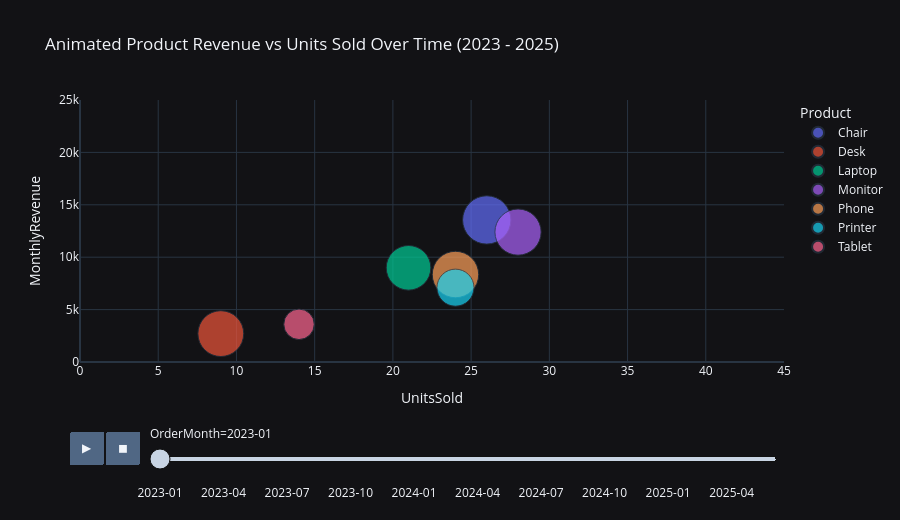

Notebook code cell kept with this figure:
### Code cell
# 9.2 Animated Product Performance Evolution Over Time
df_anim = df.groupby(['OrderMonth', 'Product']).agg(
    MonthlyRevenue=('TotalPrice', 'sum'),
    UnitsSold=('Quantity', 'sum'),
    AvgAOV=('TotalPrice', 'mean')
).reset_index().sort_values(by='OrderMonth')

fig = px.scatter(
    df_anim, x='UnitsSold', y='MonthlyRevenue',
    animation_frame='OrderMonth', animation_group='Product',
    size='AvgAOV', color='Product', hover_name='Product',
    size_max=40, range_x=[0, 45], range_y=[0, 25000],
    title="Animated Product Revenue vs Units Sold Over Time (2023 - 2025)",
    template='plotly_dark', height=520
)
fig.update_layout(paper_bgcolor='#121215', plot_bgcolor='#121215')
fig.show()

### Figure 1 — Plotly figure (JSON) as saved in the notebook; plotly's stock layout.template omitted (floating-point values rounded to 4 significant figures)
{"data": [{"hovertemplate": "<b>%{hovertext}</b><br><br>Product=Chair<br>OrderMonth=2023-01<br>UnitsSold=%{x}<br>MonthlyRevenue=%{y}<br>AvgAOV=%{marker.size}<extra></extra>", "hovertext": ["Chair"], "ids": ["Chair"], "legendgroup": "Chair", "marker": {"color": "#636efa", "size": [1506.0], "sizemode": "area", "sizeref": 1.289, "symbol": "circle"}, "mode": "markers", "name": "Chair", "orientation": "v", "showlegend": true, "type": "scatter", "x": [26], "xaxis": "x", "y": [13560.0], "yaxis": "y"}, {"hovertemplate": "<b>%{hovertext}</b><br><br>Product=Desk<br>OrderMonth=2023-01<br>UnitsSold=%{x}<br>MonthlyRevenue=%{y}<br>AvgAOV=%{marker.size}<extra></extra>", "hovertext": ["Desk"], "ids": ["Desk"], "legendgroup": "Desk", "marker": {"color": "#EF553B", "size": [1354.0], "sizemode": "area", "sizeref": 1.289, "symbol": "circle"}, "mode": "markers", "name": "Desk", "orientation": "v", "showlegend": true, "type": "scatter", "x": [9], "xaxis": "x", "y": [2708.0], "yaxis": "y"}, {"hovertemplate": "<b>%{hovertext}</b><br><br>Product=Laptop<br>OrderMonth=2023-01<br>UnitsSold=%{x}<br>MonthlyRevenue=%{y}<br>AvgAOV=%{marker.size}<extra></extra>", "hovertext": ["Laptop"], "ids": ["Laptop"], "legendgroup": "Laptop", "marker": {"color": "#00cc96", "size": [1284.0], "sizemode": "area", "sizeref": 1.289, "symbol": "circle"}, "mode": "markers", "name": "Laptop", "orientation": "v", "showlegend": true, "type": "scatter", "x": [21], "xaxis": "x", "y": [8987.0], "yaxis": "y"}, {"hovertemplate": "<b>%{hovertext}</b><br><br>Product=Monitor<br>OrderMonth=2023-01<br>UnitsSold=%{x}<br>MonthlyRevenue=%{y}<br>AvgAOV=%{marker.size}<extra></extra>", "hovertext": ["Monitor"], "ids": ["Monitor"], "legendgroup": "Monitor", "marker": {"color": "#ab63fa", "size": [1378.0], "sizemode": "area", "sizeref": 1.289, "symbol": "circle"}, "mode": "markers", "name": "Monitor", "orientation": "v", "showlegend": true, "type": "scatter", "x": [28], "xaxis": "x", "y": [12400.0], "yaxis": "y"}, {"hovertemplate": "<b>%{hovertext}</b><br><br>Product=Phone<br>OrderMonth=2023-01<br>UnitsSold=%{x}<br>MonthlyRevenue=%{y}<br>AvgAOV=%{marker.size}<extra></extra>", "hovertext": ["Phone"], "ids": ["Phone"], "legendgroup": "Phone", "marker": {"color": "#FFA15A", "size": [1391.0], "sizemode": "area", "sizeref": 1.289, "symbol": "circle"}, "mode": "markers", "name": "Phone", "orientation": "v", "showlegend": true, "type": "scatter", "x": [24], "xaxis": "x", "y": [8348.0], "yaxis": "y"}, {"hovertemplate": "<b>%{hovertext}</b><br><br>Product=Printer<br>OrderMonth=2023-01<br>UnitsSold=%{x}<br>MonthlyRevenue=%{y}<br>AvgAOV=%{marker.size}<extra></extra>", "hovertext": ["Printer"], "ids": ["Printer"], "legendgroup": "Printer", "marker": {"color": "#19d3f3", "size": [886.4], "sizemode": "area", "sizeref": 1.289, "symbol": "circle"}, "mode": "markers", "name": "Printer", "orientation": "v", "showlegend": true, "type": "scatter", "x": [24], "xaxis": "x", "y": [7092.0], "yaxis": "y"}, {"hovertemplate": "<b>%{hovertext}</b><br><br>Product=Tablet<br>OrderMonth=2023-01<br>UnitsSold=%{x}<br>MonthlyRevenue=%{y}<br>AvgAOV=%{marker.size}<extra></extra>", "hovertext": ["Tablet"], "ids": ["Tablet"], "legendgroup": "Tablet", "marker": {"color": "#FF6692", "size": [599.6], "sizemode": "area", "sizeref": 1.289, "symbol": "circle"}, "mode": "markers", "name": "Tablet", "orientation": "v", "showlegend": true, "type": "scatter", "x": [14], "xaxis": "x", "y": [3598.0], "yaxis": "y"}], "layout": {"height": 520, "legend": {"itemsizing": "constant", "title": {"text": "Product"}, "tracegroupgap": 0}, "paper_bgcolor": "#121215", "plot_bgcolor": "#121215", "sliders": [{"active": 0, "currentvalue": {"prefix": "OrderMonth="}, "len": 0.9, "pad": {"b": 10, "t": 60}, "steps": [{"args": [["2023-01"], {"frame": {"duration": 0, "redraw": false}, "fromcurrent": true, "mode": "immediate", "transition": {"duration": 0, "easing": "linear"}}], "label": "2023-01", "method": "animate"}, {"args": [["2023-02"], {"frame": {"duration": 0, "redraw": false}, "fromcurrent": true, "mode": "immediate", "transition": {"duration": 0, "easing": "linear"}}], "label": "2023-02", "method": "animate"}, {"args": [["2023-03"], {"frame": {"duration": 0, "redraw": false}, "fromcurrent": true, "mode": "immediate", "transition": {"duration": 0, "easing": "linear"}}], "label": "2023-03", "method": "animate"}, {"args": [["2023-04"], {"frame": {"duration": 0, "redraw": false}, "fromcurrent": true, "mode": "immediate", "transition": {"duration": 0, "easing": "linear"}}], "label": "2023-04", "method": "animate"}, {"args": [["2023-05"], {"frame": {"duration": 0, "redraw": false}, "fromcurrent": true, "mode": "immediate", "transition": {"duration": 0, "easing": "linear"}}], "label": "2023-05", "method": "animate"}, {"args": [["2023-06"], {"frame": {"duration": 0, "redraw": false}, "fromcurrent": true, "mode": "immediate", "transition": {"duration": 0, "easing": "linear"}}], "label": "2023-06", "method": "animate"}, {"args": [["2023-07"], {"frame": {"duration": 0, "redraw": false}, "fromcurrent": true, "mode": "immediate", "transition": {"duration": 0, "easing": "linear"}}], "label": "2023-07", "method": "animate"}, {"args": [["2023-08"], {"frame": {"duration": 0, "redraw": false}, "fromcurrent": true, "mode": "immediate", "transition": {"duration": 0, "easing": "linear"}}], "label": "2023-08", "method": "animate"}, {"args": [["2023-09"], {"frame": {"duration": 0, "redraw": false}, "fromcurrent": true, "mode": "immediate", "transition": {"duration": 0, "easing": "linear"}}], "label": "2023-09", "method": "animate"}, {"args": [["2023-10"], {"frame": {"duration": 0, "redraw": false}, "fromcurrent": true, "mode": "immediate", "transition": {"duration": 0, "easing": "linear"}}], "label": "2023-10", "method": "animate"}, {"args": [["2023-11"], {"frame": {"duration": 0, "redraw": false}, "fromcurrent": true, "mode": "immediate", "transition": {"duration": 0, "easing": "linear"}}], "label": "2023-11", "method": "animate"}, {"args": [["2023-12"], {"frame": {"duration": 0, "redraw": false}, "fromcurrent": true, "mode": "immediate", "transition": {"duration": 0, "easing": "linear"}}], "label": "2023-12", "method": "animate"}, {"args": [["2024-01"], {"frame": {"duration": 0, "redraw": false}, "fromcurrent": true, "mode": "immediate", "transition": {"duration": 0, "easing": "linear"}}], "label": "2024-01", "method": "animate"}, {"args": [["2024-02"], {"frame": {"duration": 0, "redraw": false}, "fromcurrent": true, "mode": "immediate", "transition": {"duration": 0, "easing": "linear"}}], "label": "2024-02", "method": "animate"}, {"args": [["2024-03"], {"frame": {"duration": 0, "redraw": false}, "fromcurrent": true, "mode": "immediate", "transition": {"duration": 0, "easing": "linear"}}], "label": "2024-03", "method": "animate"}, {"args": [["2024-04"], {"frame": {"duration": 0, "redraw": false}, "fromcurrent": true, "mode": "immediate", "transition": {"duration": 0, "easing": "linear"}}], "label": "2024-04", "method": "animate"}, {"args": [["2024-05"], {"frame": {"duration": 0, "redraw": false}, "fromcurrent": true, "mode": "immediate", "transition": {"duration": 0, "easing": "linear"}}], "label": "2024-05", "method": "animate"}, {"args": [["2024-06"], {"frame": {"duration": 0, "redraw": false}, "fromcurrent": true, "mode": "immediate", "transition": {"duration": 0, "easing": "linear"}}], "label": "2024-06", "method": "animate"}, {"args": [["2024-07"], {"frame": {"duration": 0, "redraw": false}, "fromcurrent": true, "mode": "immediate", "transition": {"duration": 0, "easing": "linear"}}], "label": "2024-07", "method": "animate"}, {"args": [["2024-08"], {"frame": {"duration": 0, "redraw": false}, "fromcurrent": true, "mode": "immediate", "transition": {"duration": 0, "easing": "linear"}}], "label": "2024-08", "method": "animate"}, {"args": [["2024-09"], {"frame": {"duration": 0, "redraw": false}, "fromcurrent": true, "mode": "immediate", "transition": {"duration": 0, "easing": "linear"}}], "label": "2024-09", "method": "animate"}, {"args": [["2024-10"], {"frame": {"duration": 0, "redraw": false}, "fromcurrent": true, "mode": "immediate", "transition": {"duration": 0, "easing": "linear"}}], "label": "2024-10", "method": "animate"}, {"args": [["2024-11"], {"frame": {"duration": 0, "redraw": false}, "fromcurrent": true, "mode": "immediate", "transition": {"duration": 0, "easing": "linear"}}], "label": "2024-11", "method": "animate"}, {"args": [["2024-12"], {"frame": {"duration": 0, "redraw": false}, "fromcurrent": true, "mode": "immediate", "transition": {"duration": 0, "easing": "linear"}}], "label": "2024-12", "method": "animate"}, {"args": [["2025-01"], {"frame": {"duration": 0, "redraw": false}, "fromcurrent": true, "mode": "immediate", "transition": {"duration": 0, "easing": "linear"}}], "label": "2025-01", "method": "animate"}, {"args": [["2025-02"], {"frame": {"duration": 0, "redraw": false}, "fromcurrent": true, "mode": "immediate", "transition": {"duration": 0, "easing": "linear"}}], "label": "2025-02", "method": "animate"}, {"args": [["2025-03"], {"frame": {"duration": 0, "redraw": false}, "fromcurrent": true, "mode": "immediate", "transition": {"duration": 0, "easing": "linear"}}], "label": "2025-03", "method": "animate"}, {"args": [["2025-04"], {"frame": {"duration": 0, "redraw": false}, "fromcurrent": true, "mode": "immediate", "transition": {"duration": 0, "easing": "linear"}}], "label": "2025-04", "method": "animate"}, {"args": [["2025-05"], {"frame": {"duration": 0, "redraw": false}, "fromcurrent": true, "mode": "immediate", "transition": {"duration": 0, "easing": "linear"}}], "label": "2025-05", "method": "animate"}, {"args": [["2025-06"], {"frame": {"duration": 0, "redraw": false}, "fromcurrent": true, "mode": "immediate", "transition": {"duration": 0, "easing": "linear"}}], "label": "2025-06", "method": "animate"}], "x": 0.1, "xanchor": "left", "y": 0, "yanchor": "top"}], "title": {"text": "Animated Product Revenue vs Units Sold Over Time (2023 - 2025)"}, "updatemenus": [{"buttons": [{"args": [null, {"frame": {"duration": 500, "redraw": false}, "fromcurrent": true, "mode": "immediate", "transition": {"duration": 500, "easing": "linear"}}], "label": "&#9654;", "method": "animate"}, {"args": [[null], {"frame": {"duration": 0, "redraw": false}, "fromcurrent": true, "mode": "immediate", "transition": {"duration": 0, "easing": "linear"}}], "label": "&#9724;", "method": "animate"}], "direction": "left", "pad": {"r": 10, "t": 70}, "showactive": false, "type": "buttons", "x": 0.1, "xanchor": "right", "y": 0, "yanchor": "top"}], "xaxis": {"anchor": "y", "domain": [0.0, 1.0], "range": [0, 45], "title": {"text": "UnitsSold"}}, "yaxis": {"anchor": "x", "domain": [0.0, 1.0], "range": [0, 25000], "title": {"text": "MonthlyRevenue"}}}}
